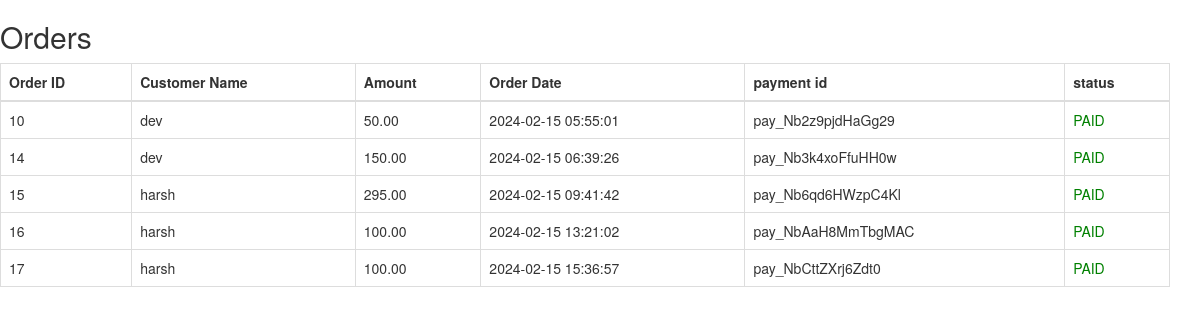
Screenshot of /admin_area/test.php with the database file from the repository.
### tables this page shows
CREATE TABLE `orders` (
  `order_id` int(11) NOT NULL,
  `customer_id` int(11) NOT NULL,
  `amount` decimal(10,2) NOT NULL,
  `payment_id` varchar(100) DEFAULT NULL,
  `created_at` timestamp NOT NULL DEFAULT current_timestamp(),
  `status` varchar(100) NOT NULL
);

CREATE TABLE `customers` (
  `customer_id` int(10) NOT NULL,
  `customer_name` varchar(255) NOT NULL,
  `customer_email` varchar(255) NOT NULL,
  `customer_pass` varchar(255) NOT NULL,
  `customer_country` text NOT NULL,
  `customer_city` text NOT NULL,
  `customer_contact` varchar(255) NOT NULL,
  `customer_address` text NOT NULL,
  `customer_image` text NOT NULL,
  `customer_ip` varchar(255) NOT NULL,
  `customer_confirm_code` text NOT NULL
);

### admin_area/test.php (the view, shortened to what this page needs)
<?php
include("includes/db.php");
$get_orders_query = "SELECT orders.order_id, orders.customer_id, orders.amount, orders.created_at,orders.payment_id,orders.status, customers.customer_name
                     FROM orders
                     INNER JOIN customers ON orders.customer_id = customers.customer_id where status='PAID'";
$run_orders_query = mysqli_query($con, $get_orders_query);
?>
<!DOCTYPE html>
<html lang="en">
<head>
    <link rel="stylesheet" href="styles/bootstrap.min.css">
</head>
<body>
    <div class="container">
        <h2 class="mt-5 mb-3">Orders</h2>
        <div class="table-responsive">
            <table class="table table-bordered">
                <thead>
                    <tr>
                        <th>Order ID</th>
                        <th>Customer Name</th>
                        <th>Amount</th>
                        <th>Order Date</th>
                        <th>payment id</th>
                        <th>status</th>
                    </tr>
                </thead>
                <tbody>
                    <?php
                    while ($row_order = mysqli_fetch_assoc($run_orders_query)) {
                        $order_id = $row_order['order_id'];
                        $customer_name = $row_order['customer_name'];
                        $amount = $row_order['amount'];
                        $created_at = $row_order['created_at'];
                        $payment_id=$row_order['payment_id'];
                        $status='paid';
                    ?>
                    <tr>
                        <td><?php echo $order_id; ?></td>
                        <td><?php echo $customer_name; ?></td>
                        <td><?php echo $amount; ?></td>
                        <td><?php echo $created_at; ?></td>
                        <td><?php echo $payment_id;?></td>
                        <td style="color:green;"><?php echo strtoupper($status);?></td>
                    </tr>
                    <?php } ?>
                </tbody>
            </table>
        </div>
    </div>
</body>
</html>

### rows the page displays
orders: order_id "10", customer.customer_name "dev", amount "50.00", created_at "2024-02-15 05:55:01", payment "pay_Nb2z9pjdHaGg29", status "PAID"
orders: order_id "14", customer.customer_name "dev", amount "150.00", created_at "2024-02-15 06:39:26", payment "pay_Nb3k4xoFfuHH0w", status "PAID"
orders: order_id "15", customer.customer_name "harsh", amount "295.00", created_at "2024-02-15 09:41:42", payment "pay_Nb6qd6HWzpC4Kl", status "PAID"
orders: order_id "16", customer.customer_name "harsh", amount "100.00", created_at "2024-02-15 13:21:02", payment "pay_NbAaH8MmTbgMAC", status "PAID"
orders: order_id "17", customer.customer_name "harsh", amount "100.00", created_at "2024-02-15 15:36:57", payment "pay_NbCttZXrj6Zdt0", status "PAID"
